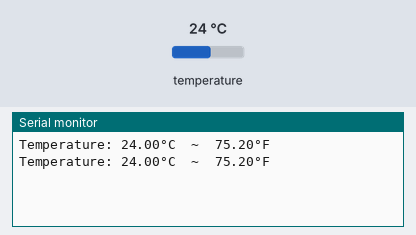
Bench run of a sketch on a simulated ESP32. Parts: the last lines printed to the serial monitor. Inputs (shaded band) come from the test bench; at power-on: temperature 24 °C.

Above: at 2.8 s.
2.9 s: temperature set to 12 °C
At 3.9 s:
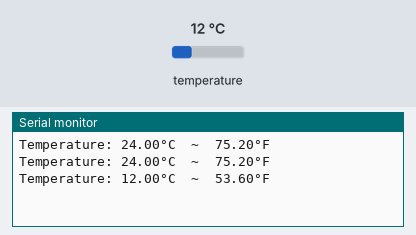
4.7 s: temperature set to 19 °C
At 4.7 s:
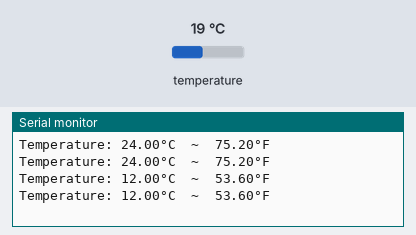
Timing chart, 0 to 7.7 s (numbered marks = the images above; inputs shaded):
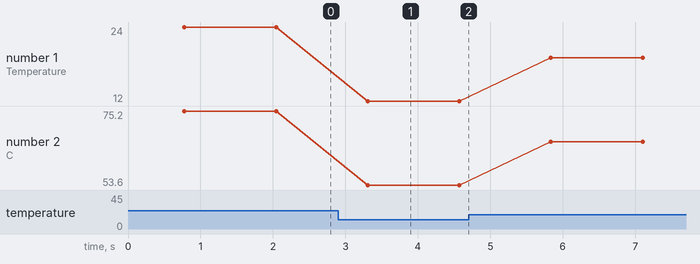

The sketch:

TEMP.ino
```cpp
/*
 * This ESP32 code is created by esp32io.com
 *
 * This ESP32 code is released in the public domain
 *
 * For more detail (instruction and wiring diagram), visit https://esp32io.com/tutorials/esp32-temperature-sensor
 */

#include <OneWire.h>
#include <DallasTemperature.h>

#define SENSOR_PIN  4 // ESP32 pin GIOP17 connected to DS18B20 sensor's DATA pin

OneWire oneWire(SENSOR_PIN);
DallasTemperature DS18B20(&oneWire);

float tempC; // temperature in Celsius
float tempF; // temperature in Fahrenheit

void setup() {
  Serial.begin(9600); // initialize serial
  DS18B20.begin();    // initialize the DS18B20 sensor
}

void loop() {
  DS18B20.requestTemperatures();       // send the command to get temperatures
  tempC = DS18B20.getTempCByIndex(0);  // read temperature in °C
  tempF = tempC * 9 / 5 + 32; // convert °C to °F

  Serial.print("Temperature: ");
  Serial.print(tempC);    // print the temperature in °C
  Serial.print("°C");
  Serial.print("  ~  ");  // separator between °C and °F
  Serial.print(tempF);    // print the temperature in °F
  Serial.println("°F");

  delay(500);
}
```

Measured:
- after the input at 2.9 s, the serial monitor: prints a new line after 0.41 s (image 1)
- plotted number 1: 24 → 12 after the input at 2.9 s, 12 → 19 after the input at 4.7 s
- plotted number 2: 75.2 → 53.6 after the input at 2.9 s, 53.6 → 66.2 after the input at 4.7 s
